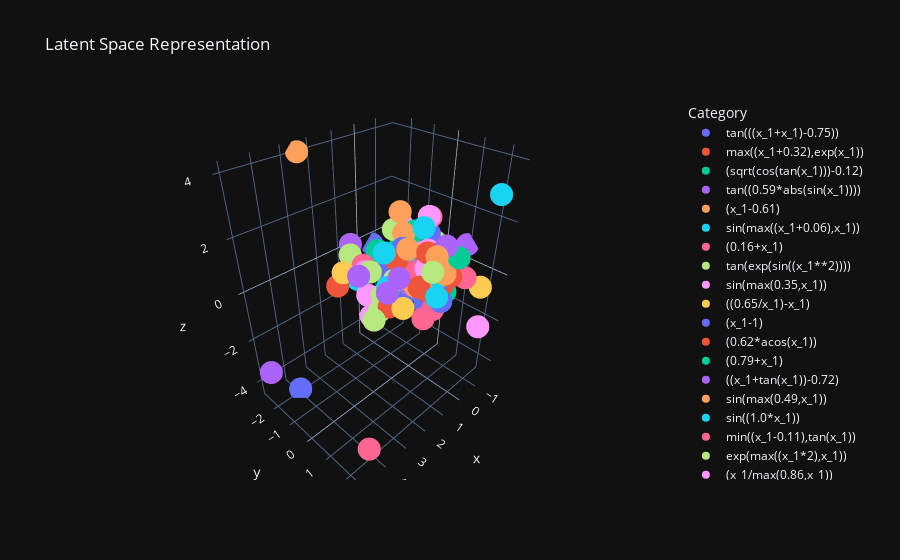

The code cell stored with this chart in its notebook:
### Markdown cell above
### Visualization of Latent Space

### Code cell
from plotly.offline import plot

# TODO: show distances in hovertext
fig = px.scatter_3d(
    df,
    x="x",
    y="y",
    z="z",
    color="Category",
    hover_data=["Category"],
    title="Latent Space Representation",
    size_max=0.1,
)
plot(fig, filename="latent_space.html", auto_open=False, image="png")
fig.show()
